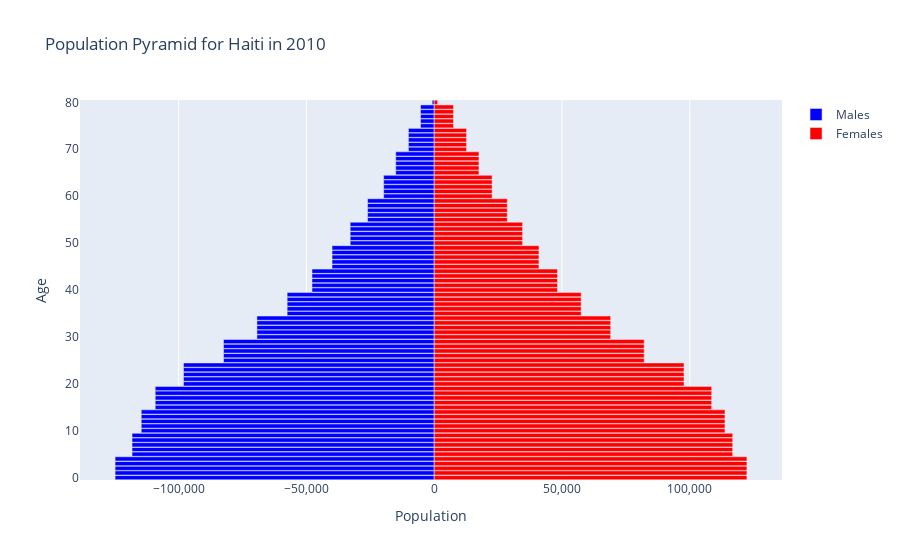

Write notebook code for a chart like this one.
### Code cell
population_pyramid(population_df, 2010, "Haiti")
